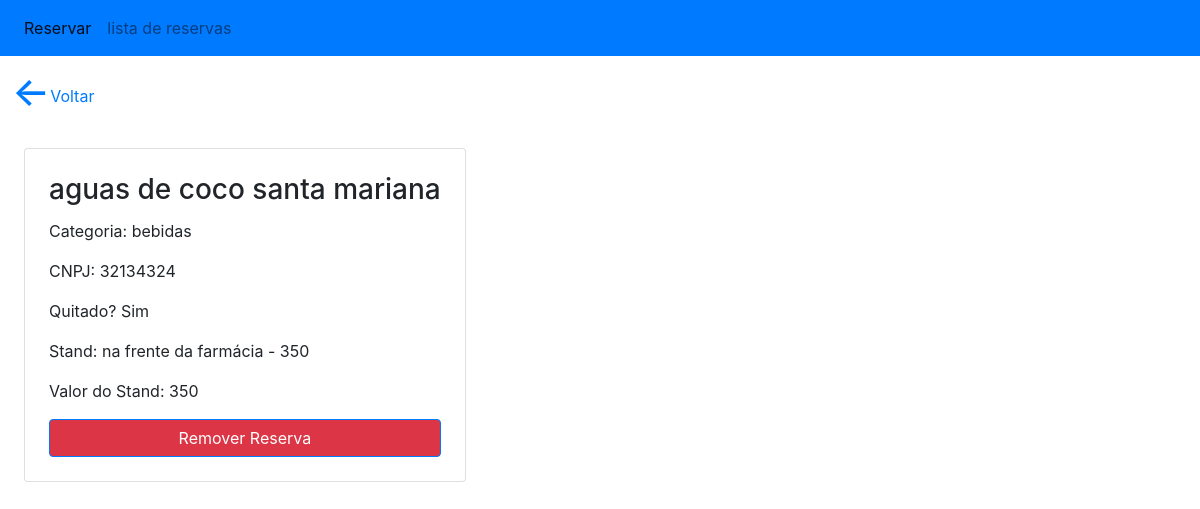
The page /reservas/detail/14 on the database its author committed.
### core/models.py (models this page shows, shortened)
class Reserva(models.Model):
    cnpj = models.CharField(max_length=18)
    nome_empresa = models.CharField(max_length=160)
    categoria_empresa = models.CharField(max_length=160)
    quitado = models.BooleanField()
    stand = models.OneToOneField(Stand, on_delete=models.CASCADE)

class Stand(models.Model):
    localizacao = models.CharField(max_length=160)
    valor = models.IntegerField()
    def __str__(self) -> str:
        return f"{self.localizacao} - {self.valor}"

### core/views.py (the view, shortened to what this page needs)
# urls.py: path("reservas/detail/<pk>", ReservaDetailView.as_view(), name="detail"),
class ReservaDetailView(DetailView):
    model = Reserva
    template_name = "detail.html"

### core/templates/detail.html
{% extends 'base.html' %}
{% load bootstrap4 %}
{% block content %}
<a href="{% url 'reservas' %}" style="margin-left: 1%; margin-top: 1%; text-decoration:none; display:flex; flex-wrap: nowrap; flex-direction: row; align-items: center; gap: 1;"><h1>&#8592;
</h1> Voltar</a>
        <div class="d-flex">
            <div class="b-block card mb-1 m-4 p-4">
                <h3 class="card-title">{{ object.nome_empresa }}</h3>
                <p>Categoria: {{ object.categoria_empresa }}</p>
                <p>CNPJ: {{ object.cnpj }}</p>
                <p>Quitado? {% if object.quitado %} Sim {% else %} Não {% endif %}</p>
                <p>Stand: {{ object.stand }}</p>
                <p>Valor do Stand: {{ object.stand.valor }}</p>
                <a href="{% url 'reservas_remove' object.pk %}"
                class="btn btn-primary bg-danger">
                Remover Reserva
                </a>
            </div>
        </div>
{% endblock %}

### rows shown on the page
Reserva: nome_empresa "aguas de coco santa mariana", categoria_empresa "bebidas", cnpj "32134324", stand "na frente da farmácia - 350", stand.valor "350"
